Frame 1 (no input): blank canvas, image omitted
Frame 60 (the mouse pressed at the canvas centre just before this capture): blank canvas, image omitted
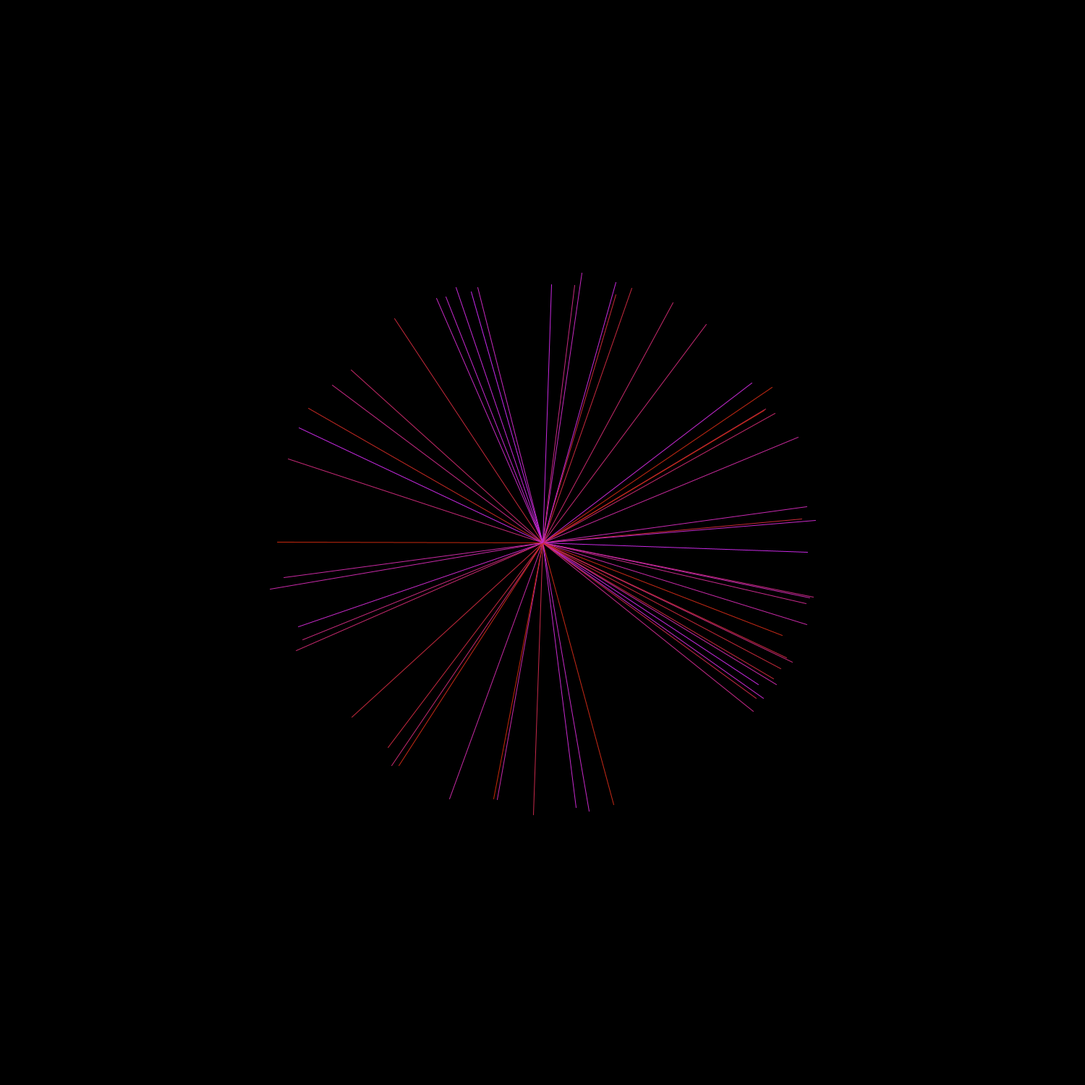
Frame 120 (the mouse held since frame 60 and released just before this capture)

The Processing sketch whose frames 1 and 60 were blank and that drew this single picture after the mouse press (run headless with seeded random() and noise(); from frame 60 on, the mouse is pressed at the canvas centre):

// Processing sketch: processing_163097
// ── processing_163097.pde

float x=0, y=0, r=0, theta=3.1415927;
float x1=250,y1=250;
  
void setup()
{
  size(1500,1500);
}
  
void draw()
{
  background(0);
  strokeWeight(1);
  smooth();
  if(mousePressed)
  {
  for(int i = 0; i < 60; i++)
  {
    x=mouseX-(r*cos(theta*i+theta));
    y=mouseY-(r*sin(theta*i+theta));
    stroke(200,41,random(255));
    line(mouseX,mouseY,x,y);
    r=random(30)+sqrt((x1*x1)+(y1*y1));
    theta=theta+(10);
  }
  fill(0); 
  }
}
